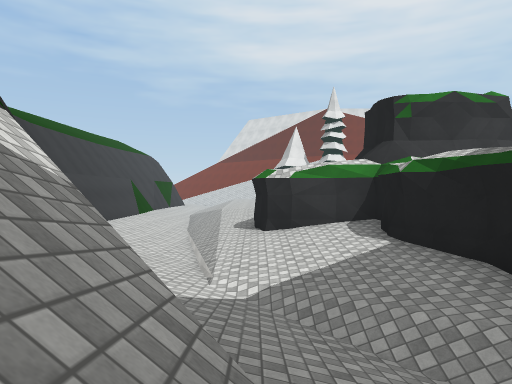
View 1 (above)

17 first-person views from a walk through a 3-D level made in the Unity game engine. The camera is 1.2 m above the floor, looks level and sees 70° across. The floor is counted in squares, 2 m on a side. Each view is taken from the middle of a square. On the plan, view 1 faces up. The plan holds only what a view shows up to about 10 squares ahead; the rest is blank. The place goes on beyond the plan. The player character is not drawn. Surface patterns are stand-ins for the level's own textures.

View 2
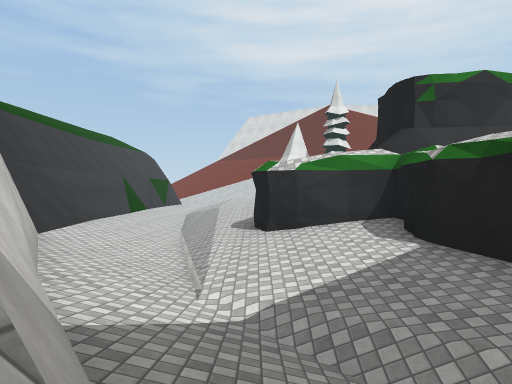

View 3
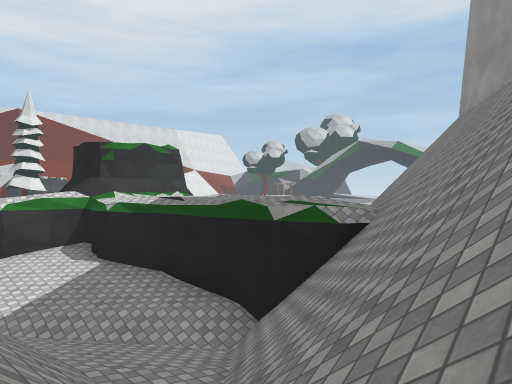

View 4
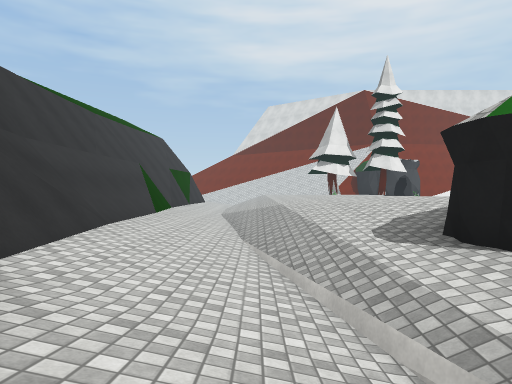

View 5
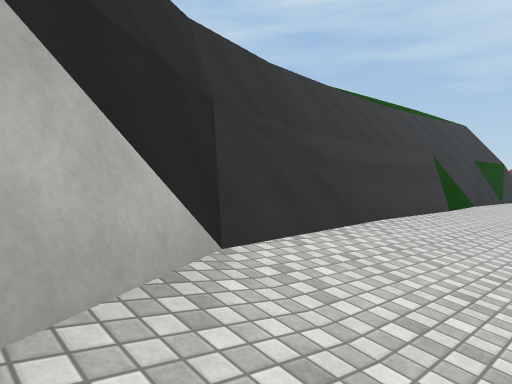

View 6
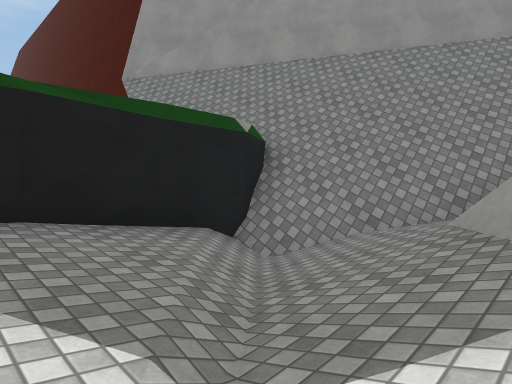

View 7
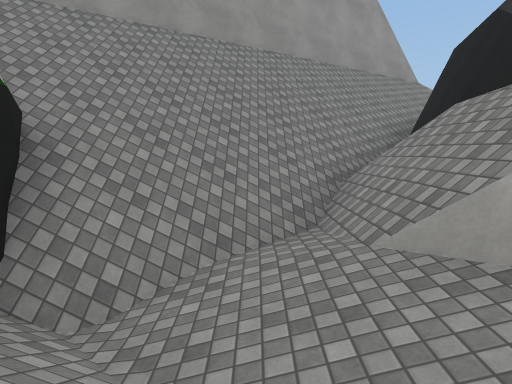

View 8
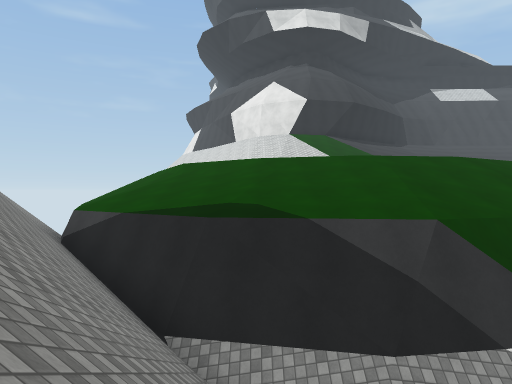

View 9
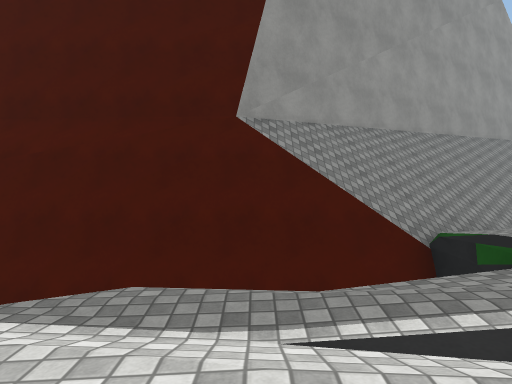

View 10
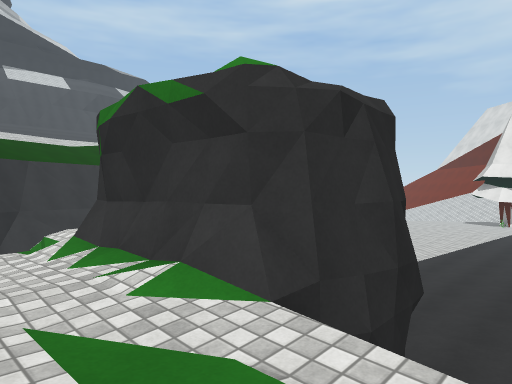

View 11
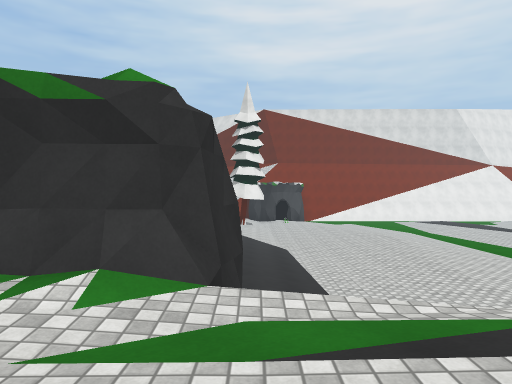

View 12
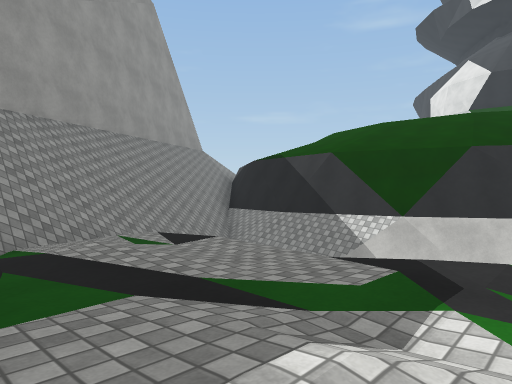

View 13
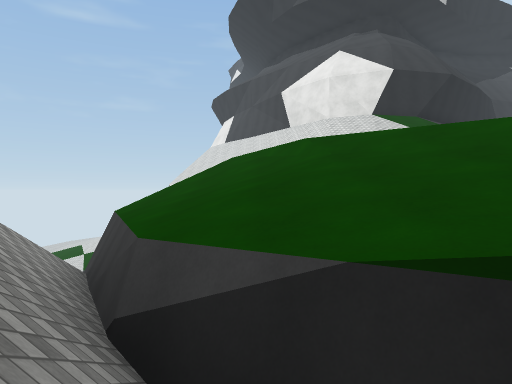

View 14
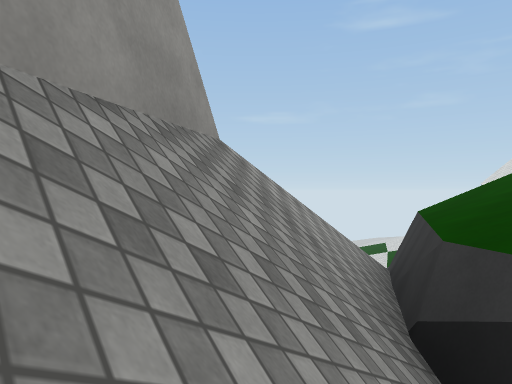

View 15
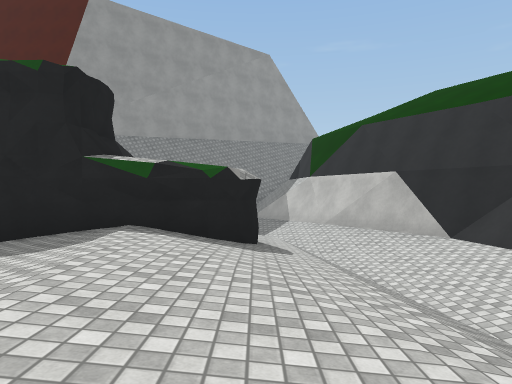

View 16
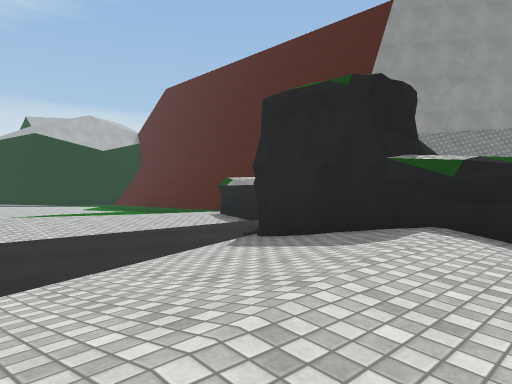

View 17
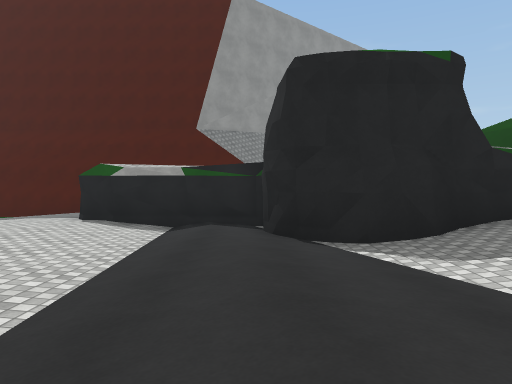

### Floor plan
Key: @ floor where view 1 was taken; # wall or solid block; . main floor; : floor 0.5 m higher than the main floor; - floor 0.5 m lower than the main floor; _ floor 0.75 m lower than the main floor; < floor 1.25 m lower than the main floor; ( floor 1.5 m lower than the main floor; + floor 2.5 m higher than the main floor; / step, stairs or slope; = window, fence, low wall or low ledge; ^ raised ledge; v drop or lower ground.
Columns run from 8 left of view 1 to 11 right of it. Each row starts with its distance up from view 1.
 15   #=_</..:.....--...
 14   #/__/..:.....--...
 13   #/__/..:..-..--...
 12   #/__/-.:.....--...
 11   #/__/-.......--..
 10   #/__(/..:###..-..
  9   ##=_</######..-..
  8   ###_</######..-...
  7     #_</_-.++++++/#.
  6     ##_(_-#+++++++
  5      #_<__-+++++++
  4      ##/<__+++
  3      ###//_+++-
  2       #=///+++######
  1       #//_/#+//v###
  0       ^/@///////#^#
 -1       ^///////#^
 -2       #//////##
 -3      ^#////#^
 -4     ^#////#
 -5    ##///#^
 -6  ###///#
 -7 ##///#^
 -8 #vvv##

Where each view was taken, in squares from view 1:
view 1: 0 up, 0 right, facing up
view 2: 1 up, 0 right, facing up
view 3: 2 down, 1 left, facing up-right
view 4: 5 up, 2 left, facing up
view 5: 6 up, 2 left, facing up-left
view 6: 5 up, 1 left, facing down-right
view 7: 4 up, 1 right, facing down
view 8: 2 down, 3 right, facing left
view 9: 7 up, 8 right, facing down
view 10: 6 up, 7 right, facing up-left
view 11: 5 up, 6 right, facing up
view 12: 6 up, 6 right, facing down-left
view 13: 5 down, 2 left, facing left
view 14: 5 down, 2 left, facing down-left
view 15: 15 up, 0 right, facing down
view 16: 15 up, 0 right, facing down-right
view 17: 15 up, 6 right, facing down
